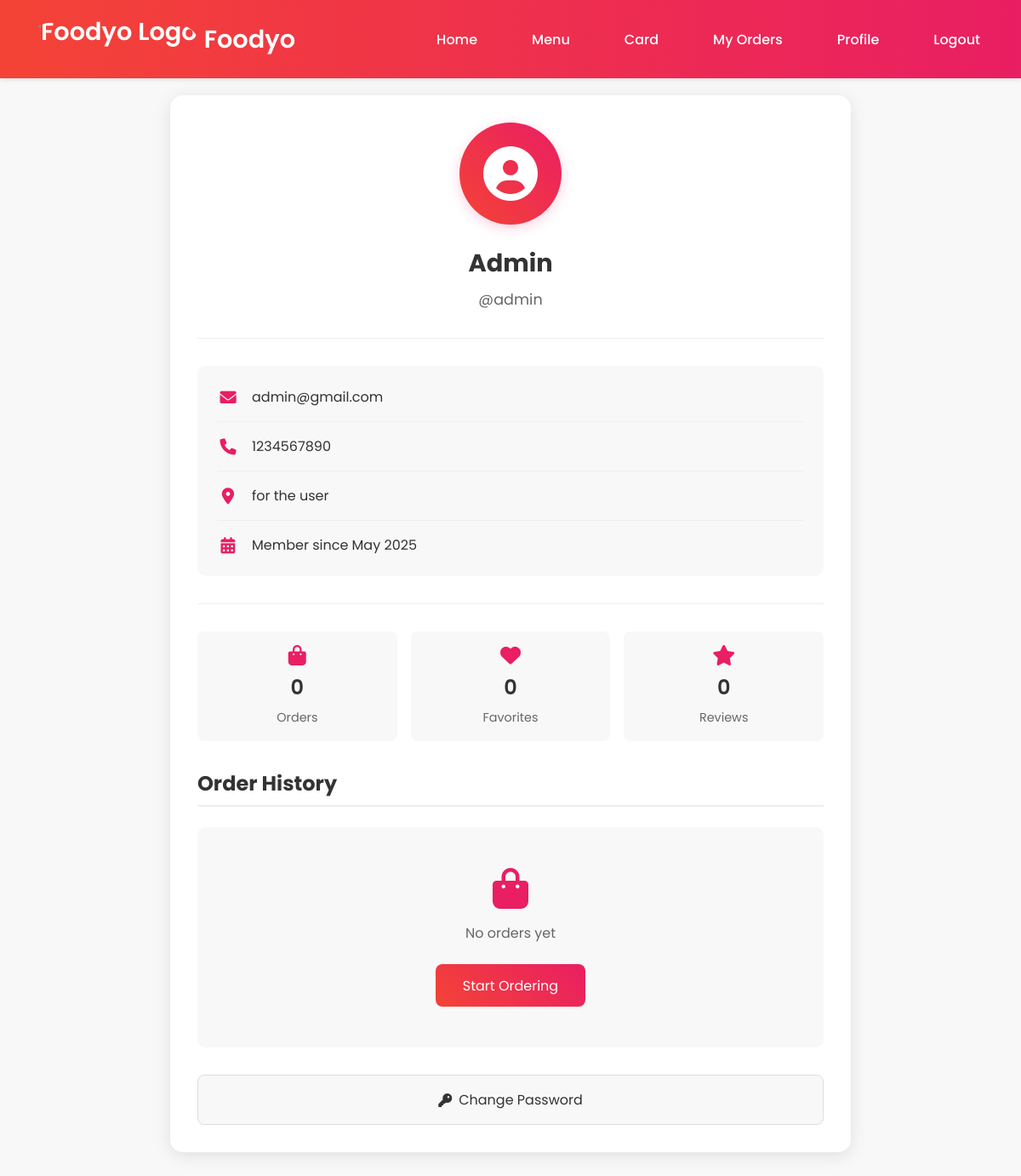
The app's page /profile.php (signed in) with its own data.
### tables this page shows
CREATE TABLE `users` (
  `id` int(11) NOT NULL,
  `username` varchar(50) NOT NULL,
  `password` varchar(255) NOT NULL,
  `fullname` varchar(100) NOT NULL,
  `email` varchar(100) NOT NULL,
  `phone` varchar(20) NOT NULL,
  `address` text DEFAULT NULL,
  `created_at` timestamp NOT NULL DEFAULT current_timestamp(),
  `role` enum('user','admin') DEFAULT 'user'
);

### profile.php (the view, shortened to what this page needs)
<?php
include 'navbar.php';
include 'config.php';
$user_id = $_SESSION['user_id'];
$stmt = $conn->prepare("SELECT * FROM users WHERE id = ?");
$stmt->bind_param("i", $user_id);
$stmt->execute();
$result = $stmt->get_result();
$user = $result->fetch_assoc();
$fav_count = 0;
$review_count = 0;
$order_stmt = $conn->prepare("
    SELECT o.*, COUNT(oi.id) as total_items, SUM(oi.quantity * oi.price) as total_amount
    FROM orders o
    LEFT JOIN order_items oi ON o.id = oi.order_id
    WHERE o.user_id = ?
    GROUP BY o.id
    ORDER BY o.created_at DESC
");
$order_stmt->bind_param("i", $user_id);
$order_stmt->execute();
$orders = $order_stmt->get_result();
$order_count = $orders->num_rows;
$review_stmt = $conn->prepare("SELECT COUNT(*) as review_count FROM reviews WHERE user_id = ?");
$review_stmt->bind_param("i", $user_id);
$review_stmt->execute();
$review_result = $review_stmt->get_result();
if($review_result) {
    $review_count = $review_result->fetch_assoc()['review_count'];
}
?>
<!DOCTYPE html>
<html lang="en">
<head>
    <link rel="stylesheet" href="https://cdnjs.cloudflare.com/ajax/libs/font-awesome/6.0.0/css/all.min.css">
    <link rel="stylesheet" href="style.css">
</head>
<body>
    <div class="profile-container">
        <div class="profile-box">
            <div class="profile-header">
                <div class="profile-avatar">
                    <i class="fas fa-user-circle"></i>
                </div>
                <h2><?php echo htmlspecialchars($user['fullname'] ?? 'User'); ?></h2>
                <p class="username">@<?php echo htmlspecialchars($user['username'] ?? 'username'); ?></p>
            </div>
            <div class="profile-info">
                <div class="info-group">
                    <i class="fas fa-envelope"></i>
                    <span><?php echo htmlspecialchars($user['email'] ?? 'No email provided'); ?></span>
                </div>
                <div class="info-group">
                    <i class="fas fa-phone"></i>
                    <span><?php echo htmlspecialchars($user['phone'] ?? 'No phone provided'); ?></span>
                </div>
                <div class="info-group">
                    <i class="fas fa-map-marker-alt"></i>
                    <span><?php echo htmlspecialchars($user['address'] ?? 'No address provided'); ?></span>
                </div>
                <div class="info-group">
                    <i class="fas fa-calendar-alt"></i>
                    <span>Member since <?php echo isset($user['created_at']) ? date('F Y', strtotime($user['created_at'])) : 'N/A'; ?></span>
                </div>
            </div>
            <div class="profile-stats">
                <div class="stat-item">
                    <i class="fas fa-shopping-bag"></i>
                    <span class="stat-value"><?php echo $order_count; ?></span>
                    <span class="stat-label">Orders</span>
                </div>
                <div class="stat-item">
                    <i class="fas fa-heart"></i>
                    <span class="stat-value"><?php echo $fav_count; ?></span>
                    <span class="stat-label">Favorites</span>
                </div>
                <div class="stat-item">
                    <i class="fas fa-star"></i>
                    <span class="stat-value"><?php echo $review_count; ?></span>
                    <span class="stat-label">Reviews</span>
                </div>
            </div>
            <div class="order-history">
                <h3>Order History</h3>
                <?php if ($order_count > 0): ?>
                    <div class="orders-list">
                        <?php while ($order = $orders->fetch_assoc()): ?>
                            <div class="order-card">
                                <div class="order-header">
                                    <div class="order-info">
                                        <span class="order-id">Order #<?php echo $order['id']; ?></span>
                                        <span class="order-date"><?php echo date('M d, Y', strtotime($order['created_at'])); ?></span>
                                    </div>
                                    <span class="order-status <?php echo strtolower($order['status'] ?? 'pending'); ?>">
                                        <?php echo ucfirst($order['status'] ?? 'Pending'); ?>
                                    </span>
                                </div>
                                <div class="order-details">
                                    <div class="order-items">
                                        <i class="fas fa-box"></i>
                                        <span><?php echo $order['total_items'] ?? 0; ?> items</span>
                                    </div>
                                    <div class="order-total">
                                        <i class="fas fa-rupee-sign"></i>
                                        <span><?php echo number_format($order['total_amount'] ?? 0, 2); ?></span>
                                    </div>
                                </div>
                                <a href="order_confirmation.php?order_id=<?php echo $order['id']; ?>" class="view-order-btn">
                                    View Details <i class="fas fa-arrow-right"></i>
                                </a>
                            </div>
                        <?php endwhile; ?>
                    </div>
                <?php else: ?>
                    <div class="no-orders">
                        <i class="fas fa-shopping-bag"></i>
                        <p>No orders yet</p>
                        <a href="menu.php" class="start-ordering-btn">Start Ordering</a>
                    </div>
                <?php endif; ?>
            </div>
            <div class="profile-actions">
                <a href="change_password.php" class="change-password-button">
                    <i class="fas fa-key"></i> Change Password
                </a>
            </div>
        </div>
    </div>
</body>
</html>

### style.css (style rules this page uses)
* { margin: 0; padding: 0; box-sizing: border-box; font-family: "Poppins", sans-serif; }
body { background-color: #f8f8f8; padding-top: 80px; }
.stat-item { text-align: center; }
.profile-container { min-height: calc(100vh - 80px); display: flex; align-items: center; justify-content: center; padding: 2rem; background: #f8f8f8; }
.profile-box { background: white; padding: 2rem; border-radius: 15px; box-shadow: 0 4px 20px rgba(0, 0, 0, 0.1); width: 100%; max-width: 800px; }
.profile-header { text-align: center; margin-bottom: 2rem; padding-bottom: 2rem; border-bottom: 1px solid #eee; }
.profile-avatar { width: 120px; height: 120px; margin: 0 auto 1.5rem; background: linear-gradient(45deg, #f44336, #e91e63); border-radius: 50%; display: flex; align-items: center; justify-content: center; box-shadow: 0 4px 15px rgba(233, 30, 99, 0.2); }
.profile-avatar i { font-size: 4rem; color: white; }
.profile-header h2 { color: #333; font-size: 1.8rem; margin-bottom: 0.5rem; }
.username { color: #666; font-size: 1.1rem; }
.profile-actions { display: flex; gap: 1rem; margin-top: 2rem; }
.update-button, .change-password-button { flex: 1; padding: 1rem; border: none; border-radius: 8px; font-size: 1rem; cursor: pointer; transition: all 0.3s ease; text-align: center; text-decoration: none; display: flex; align-items: center; justify-content: center; gap: 0.5rem; }
.change-password-button { background: #f8f8f8; color: #333; border: 1px solid #ddd; }
.profile-stats { display: grid; grid-template-columns: repeat(3, 1fr); gap: 1rem; margin-top: 2rem; padding-top: 2rem; border-top: 1px solid #eee; }
.stat-item { text-align: center; padding: 1rem; background: #f8f8f8; border-radius: 8px; transition: transform 0.3s ease; }
.stat-item i { font-size: 1.5rem; color: #e91e63; margin-bottom: 0.5rem; }
.stat-value { display: block; font-size: 1.5rem; font-weight: 600; color: #333; margin-bottom: 0.3rem; }
.stat-label { color: #666; font-size: 0.9rem; }
.profile-info { background: #f8f8f8; border-radius: 10px; padding: 1.5rem; margin: 2rem 0; }
.info-group { display: flex; align-items: center; gap: 1rem; margin-bottom: 1rem; padding-bottom: 1rem; border-bottom: 1px solid #eee; }
.info-group:last-child { margin-bottom: 0; padding-bottom: 0; border-bottom: none; }
.info-group i { font-size: 1.2rem; color: #e91e63; width: 24px; text-align: center; }
.info-group span { color: #333; font-size: 1rem; }
.order-history { margin-top: 2rem; }
.order-history h3 { color: #333; font-size: 1.5rem; margin-bottom: 1.5rem; padding-bottom: 0.5rem; border-bottom: 2px solid #eee; }
.no-orders { text-align: center; padding: 3rem 2rem; background: #f8f8f8; border-radius: 10px; }
.no-orders i { font-size: 3rem; color: #e91e63; margin-bottom: 1rem; }
.no-orders p { color: #666; margin-bottom: 1.5rem; }
.start-ordering-btn { display: inline-block; padding: 0.8rem 2rem; background: linear-gradient(45deg, #f44336, #e91e63); color: white; text-decoration: none; border-radius: 8px; transition: transform 0.3s ease; }

### navbar.php (style rules this page uses)
* { margin: 0; padding: 0; box-sizing: border-box; font-family: 'Poppins', sans-serif; }
body { background-color: #f8f8f8; }

### records on screen
users: fullname "Admin", username "admin", email "admin@gmail.com", phone "1234567890", address "for the user", created_at "May 2025"

### other values on screen
$order_count "0"
$fav_count "0"
$review_count "0"
